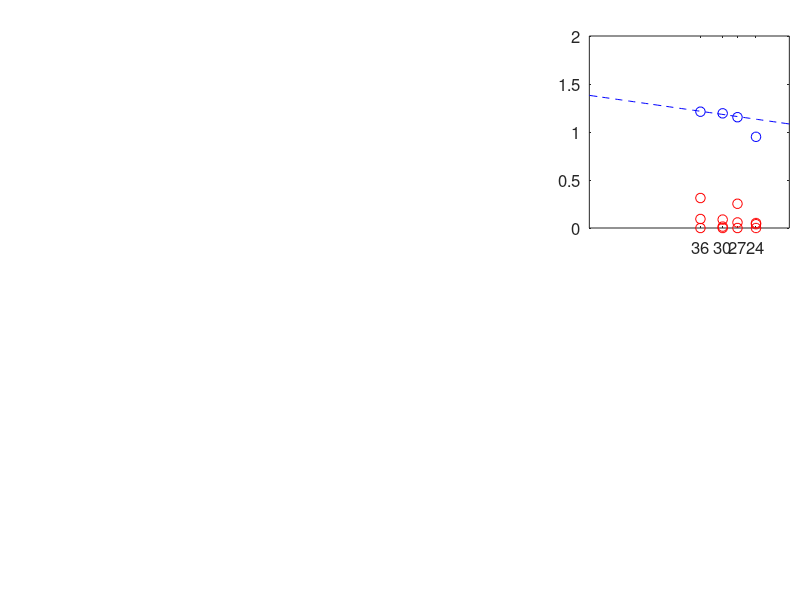

The MATLAB script that drew this image: (Note: this script raises an error after producing the figure.)
clc;clear;close all;
restoredefaultpath;
pos_x0=0.07;
pos_y0=0.12;
length_x=0.25;
length_y=0.32;
%%%%%%%%%%%%%%%%%%%%%%%%%%%%%%%%%%%%%




%%%%%%%%%%%%%%%%%%%%%%%%%%%%%%%%%%%%%

pos=[pos_x0+2/3,pos_y0+0.5,length_x,length_y];
subplot('Position',pos);

Ees=[];
Nset=[];


%%addpath('D:\My Documents\Code\matlab\m\twist_bilayer\ED_TBG\Helical_trilayer\Chern_mosaic\split_band\ED_spectrum\scan_waa\theta_1.44_sublattice_4_6_8\N24A_HF_2valley')
load("data/Es_24A_8_waa0.6.mat");
Ns=24;
plot(1/Ns,E_all(1)-E_all(1),'ro','MarkerSize',7);hold on;
plot(1/Ns,E_all(2)-E_all(1),'ro','MarkerSize',7);hold on;
plot(1/Ns,E_all(3)-E_all(1),'ro','MarkerSize',7);hold on;
plot(1/Ns,E_all(4)-E_all(1),'bo','MarkerSize',7);hold on;

Ees=[Ees,E_all(4)-E_all(1)];
Nset=[Nset,Ns];

%%addpath('D:\My Documents\Code\matlab\m\twist_bilayer\ED_TBG\Helical_trilayer\Chern_mosaic\split_band\ED_spectrum\scan_waa\theta_1.44_sublattice_4_6_8\N27_HF_2valley')
load("data/Es_27_9_waa0.6.mat");
Ns=27;
plot(1/Ns,E_all(1)-E_all(1),'ro','MarkerSize',7);hold on;
plot(1/Ns,E_all(2)-E_all(1),'ro','MarkerSize',7);hold on;
plot(1/Ns,E_all(3)-E_all(1),'ro','MarkerSize',7);hold on;
plot(1/Ns,E_all(4)-E_all(1),'bo','MarkerSize',7);hold on;

Ees=[Ees,E_all(4)-E_all(1)];
Nset=[Nset,Ns];

%%addpath('D:\My Documents\Code\matlab\m\twist_bilayer\ED_TBG\Helical_trilayer\Chern_mosaic\split_band\ED_spectrum\scan_waa\theta_1.44_sublattice_4_6_8\N30A_HF_2valley')
load("data/Es_30A_10_waa0.6.mat");
Ns=30;
plot(1/Ns,E_all(1)-E_all(1),'ro','MarkerSize',7);hold on;
plot(1/Ns,E_all(2)-E_all(1),'ro','MarkerSize',7);hold on;
plot(1/Ns,E_all(3)-E_all(1),'ro','MarkerSize',7);hold on;
plot(1/Ns,E_all(4)-E_all(1),'bo','MarkerSize',7);hold on;

Ees=[Ees,E_all(4)-E_all(1)];
Nset=[Nset,Ns];


%%addpath('D:\My Documents\Code\matlab\m\twist_bilayer\ED_TBG\Helical_trilayer\Chern_mosaic\split_band\ED_spectrum\scan_waa\theta_1.44_sublattice_4_6_8\N36_HF_2valley')
load("data/Es_36_12_waa0.6.mat");
Ns=36;
plot(1/Ns,E_all(1)-E_all(1),'ro','MarkerSize',7);hold on;
plot(1/Ns,E_all(2)-E_all(1),'ro','MarkerSize',7);hold on;
plot(1/Ns,E_all(3)-E_all(1),'ro','MarkerSize',7);hold on;
plot(1/Ns,E_all(4)-E_all(1),'bo','MarkerSize',7);hold on;

Ees=[Ees,E_all(4)-E_all(1)];
Nset=[Nset,Ns];

range=2:4;
xs=1./Nset(range);
ys=Ees(range);
p = polyfit(xs,ys,1);
xx=0:0.001:1/15;
yy=polyval(p,xx);
plot(xx,yy,'b--');hold on;



axis([0,1/20,0,2]);
set(gca,'fontsize',12)
% xticks([0 1/36 1/30 1/27  1/24 ])
% xticklabels({'0','1/36','1/30', '1/27','1/24'})
xticks([1/36 1/30  1/27 1/24 ])
xticklabels({36','30','27','24'})
ax = gca; 
ax.XAxis.FontSize=9;
% xticks([0 1/36  1/24 ])
% xticklabels({'0','1/36','1/24'})
set(gca,'TickLength',[0.03, 0.01])
text(1/55,1.7,'Lowest excitations',  'Interpreter', 'latex', 'fontsize', 12,'color','b');
xlabel('$1/N_s$','Interpreter','latex','FontSize',12);
ylabel('$E_n-E_0$ (meV)','interpreter','latex','fontsize',12)
title("$\nu_{\rm{total}}=3+1/3$, FCI",'interpreter','latex','fontsize',13,'Color','r');

text(-0.01,2.2,'(c)','interpreter','latex','fontsize',14)

% text(0.024,0.4,'$N_g=\,\,\,\,3 \,\,\,\,\,\,\,\,\,\,\,\,\,\,\,\,\,\,\,\,\,\,\,\,\,\,\,\,\,\,\,\,\,\,\,\,\,\,3 \,\,\,\,\,\,\,\,\,\,\,\,\,\,\,\,\,\,\,\,\,\,\,\,\,\,\,\,\,\,\,\,\,\,\,\,\,\,\,\,\,\,\,\,\,\,\,\,\,\,\,\,\,\,\,\,\,3$','interpreter','latex','fontsize',12,'color','r')
% text(0.0215,0.3,'$3$ ground states','interpreter','latex','fontsize',12,'color','r')
text(0.014,0.5,'$N_g=3$','interpreter','latex','fontsize',12,'color','r')

text(0.014,-0.23,"$N_s=$",'interpreter','latex','fontsize',12,'color','k')

%%%%%%%%%%%%%%%%%%%%%%%%%%%%%%%%%%%%%

pos=[pos_x0+1/3,pos_y0+0.5,length_x,length_y];
subplot('Position',pos);

Ees=[];
Nset=[];

%%addpath('D:\My Documents\Code\matlab\m\twist_bilayer\ED_TBG\Helical_trilayer\Chern_mosaic\split_band\ED_spectrum\scan_waa\theta_1.44_sublattice_4_6_8\N16_HF_2valley')
load("data/Es_16_8_waa0.6.mat");
Ns=16;
%3,2,2,2
% plot(1/Ns,E_all(1)-E_all(1),'ro','MarkerSize',7);hold on;
% plot(1/Ns,E_all(9)-E_all(1),'ro','MarkerSize',7);hold on;
for cc=1:9
    plot(1/Ns,E_all(cc)-E_all(1),'ro','MarkerSize',7);hold on;
end
plot(1/Ns,E_all(10)-E_all(1),'bo','MarkerSize',7);hold on;

Ees=[Ees,E_all(10)-E_all(1)];
Nset=[Nset,Ns];

%%addpath('D:\My Documents\Code\matlab\m\twist_bilayer\ED_TBG\Helical_trilayer\Chern_mosaic\split_band\ED_spectrum\scan_waa\theta_1.44_sublattice_4_6_8\N20B_HF_2valley')
load("data/Es_20_10_waa0.6.mat");
Ns=20;
%3,2,2,2
% plot(1/Ns,E_all(1)-E_all(1),'ro','MarkerSize',7);hold on;
% plot(1/Ns,E_all(9)-E_all(1),'ro','MarkerSize',7);hold on;
for cc=1:11
    plot(1/Ns,E_all(cc)-E_all(1),'ro','MarkerSize',7);hold on;
end
plot(1/Ns,E_all(12)-E_all(1),'bo','MarkerSize',7);hold on;

Ees=[Ees,E_all(12)-E_all(1)];
Nset=[Nset,Ns];

%%addpath('D:\My Documents\Code\matlab\m\twist_bilayer\ED_TBG\Helical_trilayer\Chern_mosaic\split_band\ED_spectrum\scan_waa\theta_1.44_sublattice_4_6_8\N24A_HF_2valley')
load("data/Es_24A_12_waa0.6.mat");
Ns=24;
%3,3,3,4
% plot(1/Ns,E_all(1)-E_all(1),'ro','MarkerSize',7);hold on;
% plot(1/Ns,E_all(13)-E_all(1),'ro','MarkerSize',7);hold on;
for cc=1:13
    plot(1/Ns,E_all(cc)-E_all(1),'ro','MarkerSize',7);hold on;
end
plot(1/Ns,E_all(14)-E_all(1),'bo','MarkerSize',7);hold on;

Ees=[Ees,E_all(14)-E_all(1)];
Nset=[Nset,Ns];


%%addpath('D:\My Documents\Code\matlab\m\twist_bilayer\ED_TBG\Helical_trilayer\Chern_mosaic\split_band\ED_spectrum\scan_waa\theta_1.44_sublattice_4_6_8\N28_HF_2valley')
load("data/Es_28_14_waa0.6.mat");
Ns=28;
%3,4,4,4
% plot(1/Ns,E_all(1)-E_all(1),'ro','MarkerSize',7);hold on;
% plot(1/Ns,E_all(15)-E_all(1),'ro','MarkerSize',7);hold on;
for cc=1:15
    plot(1/Ns,E_all(cc)-E_all(1),'ro','MarkerSize',7);hold on;
end
plot(1/Ns,E_all(16)-E_all(1),'bo','MarkerSize',7);hold on;

Ees=[Ees,E_all(16)-E_all(1)];
Nset=[Nset,Ns];

%%addpath('D:\My Documents\Code\matlab\m\twist_bilayer\ED_TBG\Helical_trilayer\Chern_mosaic\split_band\ED_spectrum\scan_waa\theta_1.44_sublattice_4_6_8\N32_HF_2valley')
load("data/Es_32_16_waa0.6.mat");
Ns=32;
%5,4,4,4
% plot(1/Ns,E_all(1)-E_all(1),'ro','MarkerSize',7);hold on;
% plot(1/Ns,E_all(17)-E_all(1),'ro','MarkerSize',7);hold on;
for cc=1:17
    plot(1/Ns,E_all(cc)-E_all(1),'ro','MarkerSize',7);hold on;
end
plot(1/Ns,E_all(18)-E_all(1),'bo','MarkerSize',7);hold on;

Ees=[Ees,E_all(18)-E_all(1)];
Nset=[Nset,Ns];


range=2:5;
xs=1./Nset(range);
ys=Ees(range);
p = polyfit(xs,ys,1);
xx=0:0.001:1/15;
yy=polyval(p,xx);
plot(xx,yy,'b--');hold on;

%axis([0.0,1/16,0,8]);
axis([0,1/15,0,8.2]);
set(gca,'fontsize',12)
% xticks([0 1/36 1/30 1/27  1/24 ])
% xticklabels({'0','1/36','1/30', '1/27','1/24'})
yticks([0 4 8])
xticks([1/32  1/28  1/24 1/20 1/16])
xticklabels({32','28','24','20','16'})
ax = gca; 
ax.XAxis.FontSize=9;
% xticks([0 1/32   1/16])
% xticklabels({'0','1/32','1/16'})
%set(gca,'TickLength',[0.03, 0.01])

xlabel('$1/N_s$','Interpreter','latex','FontSize',12);
ylabel('$E_n-E_0$ (meV)','interpreter','latex','fontsize',12)
%title("Spectral gap",'interpreter','latex','fontsize',12)

text(-0.015,2.2*4,'(b)','interpreter','latex','fontsize',14)

title("$\nu_{\rm{total}}=3+1/2$, QHF",'interpreter','latex','fontsize',13,'Color','r');

text(0.015,2.5,"$N_g=17\,15 \,13\,\,\,\,11 \,\,\,\,\,\,\,\,\,\,9$",'interpreter','latex','fontsize',12,'color','r')

text(0.013,-0.9,"$N_s=$",'interpreter','latex','fontsize',12,'color','k')
%%%%%%%%%%%%%%%%%%%%%%%%%%%%%%%%%%%%%
pos=[pos_x0,pos_y0+0.5,length_x,length_y];
subplot('Position',pos);

Ees=[];
Nset=[];

%%addpath('D:\My Documents\Code\matlab\m\twist_bilayer\ED_TBG\Helical_trilayer\Chern_mosaic\split_band\ED_spectrum\scan_waa\theta_1.44_sublattice_4_6_8\N24E_HF_2valley')
load("data/Es_24E_16_waa0.6.mat");
Ns=24;
%3,3,3,4
plot(1/Ns,E_all(1)-E_all(1),'ro','MarkerSize',7);hold on;
plot(1/Ns,E_all(2)-E_all(1),'ro','MarkerSize',7);hold on;
plot(1/Ns,E_all(3)-E_all(1),'ro','MarkerSize',7);hold on;
plot(1/Ns,E_all(4)-E_all(1),'bo','MarkerSize',7);hold on;

Ees=[Ees,E_all(4)-E_all(1)];
Nset=[Nset,Ns];

%%addpath('D:\My Documents\Code\matlab\m\twist_bilayer\ED_TBG\Helical_trilayer\Chern_mosaic\split_band\ED_spectrum\scan_waa\theta_1.44_sublattice_4_6_8\N27_HF_2valley')
load("data/Es_27_18_waa0.6.mat");

Ns=27;
plot(1/Ns,E_all(1)-E_all(1),'ro','MarkerSize',7);hold on;
plot(1/Ns,E_all(2)-E_all(1),'ro','MarkerSize',7);hold on;
plot(1/Ns,E_all(3)-E_all(1),'ro','MarkerSize',7);hold on;
plot(1/Ns,E_all(4)-E_all(1),'bo','MarkerSize',7);hold on;

Ees=[Ees,E_all(4)-E_all(1)];
Nset=[Nset,Ns];

%%addpath('D:\My Documents\Code\matlab\m\twist_bilayer\ED_TBG\Helical_trilayer\Chern_mosaic\split_band\ED_spectrum\scan_waa\theta_1.44_sublattice_4_6_8\N36_HF_2valley')
load("data/Es_36_24_waa0.6.mat");

Ns=36;
f1=plot(1/Ns,E_all(1)-E_all(1),'ro','MarkerSize',7);hold on;
f1=plot(1/Ns,E_all(2)-E_all(1),'ro','MarkerSize',7);hold on;
f1=plot(1/Ns,E_all(3)-E_all(1),'ro','MarkerSize',7);hold on;
f2=plot(1/Ns,E_all(4)-E_all(1),'bo','MarkerSize',7);hold on;

Ees=[Ees,E_all(4)-E_all(1)];
Nset=[Nset,Ns];


range=1:3;
xs=1./Nset(range);
ys=Ees(range);
p = polyfit(xs,ys,1);
xx=0:0.001:1/15;
yy=polyval(p,xx);
plot(xx,yy,'b--');hold on;


    % h=legend([f1;f2],'Ground state','Excitation');
    % set(h,'Interpreter','latex','Location','northwest')
    % set(h,'fontsize',13)
    % set(h,'units','normalized');
    % %set(h,'NumColumns',2);
    % h.ItemTokenSize = [15,10];
    % %h.NumColumns=2;

axis([0,1/20,0,3]);
set(gca,'fontsize',12)
xticks([1/36  1/27  1/24 ])
xticklabels({'36','27','24'})
ax = gca; 
ax.XAxis.FontSize=9;
set(gca,'TickLength',[0.03, 0.01])

xlabel('$1/N_s$','Interpreter','latex','FontSize',12);
ylabel('$E_n-E_0$ (meV)','interpreter','latex','fontsize',12)
title("$\nu_{\rm{total}}=3+2/3$, QHC",'interpreter','latex','fontsize',13,'Color','r');


text(1/45,0.5,'$N_g=3$',  'Interpreter', 'latex', 'fontsize', 12,'color','r');
text(-0.01,2.2*1.5,'(a)','interpreter','latex','fontsize',14)

text(0.011,-0.33,"$N_s=$",'interpreter','latex','fontsize',12,'color','k')

%text(0.023,-0.75,"$1/N_s=$",'interpreter','latex','fontsize',12,'color','k')
%%%%%%%%%%%%%%%%%%%%%%%%%%%%%%%%%%%%%

pos=[pos_x0+2/3,pos_y0,length_x,length_y*0.95];
subplot('Position',pos);
restoredefaultpath;

Sqmaxs=[];
Nset=[];

%%addpath('D:\My Documents\Code\matlab\m\twist_bilayer\ED_TBG\Helical_trilayer\Chern_mosaic\split_band\ED_spectrum\scan_waa\theta_1.44_sublattice_4_6_8\N24A_HF_2valley\pair_correl')
load("data/Sq_24_8_waa0.6.mat");
Ns=24;
Sq_values=sort(Sq_values);
plot(1/Ns,Sq_values(end)/Ns,'ro','MarkerSize',7);hold on;

Sqmaxs=[Sqmaxs,Sq_values(end)/Ns];
Nset=[Nset,Ns];

%%addpath('D:\My Documents\Code\matlab\m\twist_bilayer\ED_TBG\Helical_trilayer\Chern_mosaic\split_band\ED_spectrum\scan_waa\theta_1.44_sublattice_4_6_8\N27_HF_2valley\pair_correl')
load("data/Sq_27_9_waa0.6.mat");
Ns=27;
Sq_values=sort(Sq_values);
plot(1/Ns,Sq_values(end)/Ns,'ro','MarkerSize',7);hold on;

Sqmaxs=[Sqmaxs,Sq_values(end)/Ns];
Nset=[Nset,Ns];

%%addpath('D:\My Documents\Code\matlab\m\twist_bilayer\ED_TBG\Helical_trilayer\Chern_mosaic\split_band\ED_spectrum\scan_waa\theta_1.44_sublattice_4_6_8\N30A_HF_2valley\pair_correl')
load("data/Sq_30_10_waa0.6");
Ns=30;
Sq_values=sort(Sq_values);
plot(1/Ns,Sq_values(end)/Ns,'ro','MarkerSize',7);hold on;

Sqmaxs=[Sqmaxs,Sq_values(end)/Ns];
Nset=[Nset,Ns];

%%addpath('D:\My Documents\Code\matlab\m\twist_bilayer\ED_TBG\Helical_trilayer\Chern_mosaic\split_band\ED_spectrum\scan_waa\theta_1.44_sublattice_4_6_8\N36_HF_2valley\paircorrel')
load("data/Sq_36_12_waa0.6");
Ns=36;
Sq_values=sort(Sq_values);
plot(1/Ns,Sq_values(end)/Ns,'ro','MarkerSize',7);hold on;

Sqmaxs=[Sqmaxs,Sq_values(end)/Ns];
Nset=[Nset,Ns];


range=1:4;
xs=1./Nset(range);
ys=Sqmaxs(range);
p = polyfit(xs,ys,1);
xx=0:0.001:1/15;
yy=polyval(p,xx);
plot(xx,yy,'r--');hold on;

axis([0,1/20,0,3e-3]);
set(gca,'fontsize',12)
% xticks([0 1/36 1/30 1/27  1/24 ])
% xticklabels({'0','1/36','1/30', '1/27','1/24'})
xticks([1/36 1/30  1/27 1/24 ])
xticklabels({36','30','27','24'})
ax = gca; 
ax.XAxis.FontSize=9;
% xticks([0 1/36  1/24 ])
% xticklabels({'0','1/36','1/24'})
set(gca,'TickLength',[0.03, 0.01])

xlabel('$1/N_s$','Interpreter','latex','FontSize',12);
ylabel('$\max\{S(\mathbf{q})\}/N_s$','interpreter','latex','fontsize',12)
%title("Spectra",'interpreter','latex','fontsize',12)

text(-0.01,(3e-3)*1.1,'(f)','interpreter','latex','fontsize',14)

% text(0.024,0.4,'$N_g=\,\,\,\,3 \,\,\,\,\,\,\,\,\,\,\,\,\,\,\,\,\,\,\,\,\,\,\,\,\,\,\,\,\,\,\,\,\,\,\,\,\,\,3 \,\,\,\,\,\,\,\,\,\,\,\,\,\,\,\,\,\,\,\,\,\,\,\,\,\,\,\,\,\,\,\,\,\,\,\,\,\,\,\,\,\,\,\,\,\,\,\,\,\,\,\,\,\,\,\,\,3$','interpreter','latex','fontsize',12,'color','r')
% text(0.0215,0.3,'$3$ ground states','interpreter','latex','fontsize',12,'color','r')
text(0.02,0.5,'$N_g=3$','interpreter','latex','fontsize',12,'color','r')

text(0.021,-0.23,"$N_s=$",'interpreter','latex','fontsize',12,'color','k')




%%%%%%%%%%%%%%%%%%%%%%%%%%%%%%%%%%%%%

pos=[pos_x0+1/3,pos_y0,length_x,length_y*0.95];
subplot('Position',pos);
restoredefaultpath;

Sqmaxs=[];
Nset=[];

%%addpath('D:\My Documents\Code\matlab\m\twist_bilayer\ED_TBG\Helical_trilayer\Chern_mosaic\split_band\ED_spectrum\scan_waa\theta_1.44_sublattice_4_6_8\N16_HF_2valley\pair_correl')
load("data/Sq_16_8_waa0.6.mat");
Ns=16;
Sq_values=sort(Sq_values);
plot(1/Ns,Sq_values(end)/Ns,'ro','MarkerSize',7);hold on;

Sqmaxs=[Sqmaxs,Sq_values(end)/Ns];
Nset=[Nset,Ns];

%%addpath('D:\My Documents\Code\matlab\m\twist_bilayer\ED_TBG\Helical_trilayer\Chern_mosaic\split_band\ED_spectrum\scan_waa\theta_1.44_sublattice_4_6_8\N20B_HF_2valley\paircorrel')
load("data/Sq_20_10_waa0.6.mat");
Ns=20;
Sq_values=sort(Sq_values);
plot(1/Ns,Sq_values(end)/Ns,'ro','MarkerSize',7);hold on;

Sqmaxs=[Sqmaxs,Sq_values(end)/Ns];
Nset=[Nset,Ns];

%%addpath('D:\My Documents\Code\matlab\m\twist_bilayer\ED_TBG\Helical_trilayer\Chern_mosaic\split_band\ED_spectrum\scan_waa\theta_1.44_sublattice_4_6_8\N24A_HF_2valley\pair_correl')
load("data/Sq_24_12_waa0.6");
Ns=24;
Sq_values=sort(Sq_values);
plot(1/Ns,Sq_values(end)/Ns,'ro','MarkerSize',7);hold on;

Sqmaxs=[Sqmaxs,Sq_values(end)/Ns];
Nset=[Nset,Ns];

%%addpath('D:\My Documents\Code\matlab\m\twist_bilayer\ED_TBG\Helical_trilayer\Chern_mosaic\split_band\ED_spectrum\scan_waa\theta_1.44_sublattice_4_6_8\N28_HF_2valley\paircorrel')
load("data/Sq_28_14_waa0.6");
Ns=28;
Sq_values=sort(Sq_values);
plot(1/Ns,Sq_values(end)/Ns,'ro','MarkerSize',7);hold on;

Sqmaxs=[Sqmaxs,Sq_values(end)/Ns];
Nset=[Nset,Ns];

%%addpath('D:\My Documents\Code\matlab\m\twist_bilayer\ED_TBG\Helical_trilayer\Chern_mosaic\split_band\ED_spectrum\scan_waa\theta_1.44_sublattice_4_6_8\N32_HF_2valley\pair_correl')
load("data/Sq_32_16_waa0.6.mat");
Ns=32;
Sq_values=sort(Sq_values);
plot(1/Ns,Sq_values(end)/Ns,'ro','MarkerSize',7);hold on;

Sqmaxs=[Sqmaxs,Sq_values(end)/Ns];
Nset=[Nset,Ns];


range=2:5;
xs=1./Nset(range);
ys=Sqmaxs(range);
p = polyfit(xs,ys,1);
xx=0:0.001:1/15;
yy=polyval(p,xx);
plot(xx,yy,'r--');hold on;

axis([0,1/15,0,3e-3]);
set(gca,'fontsize',12)
% xticks([0 1/36 1/30 1/27  1/24 ])
% xticklabels({'0','1/36','1/30', '1/27','1/24'})
xticks([1/32 1/28 1/24  1/20 1/16 ])
xticklabels({32','28', '24','20','16'})
ax = gca; 
ax.XAxis.FontSize=9;
% xticks([0 1/36  1/24 ])
% xticklabels({'0','1/36','1/24'})
set(gca,'TickLength',[0.03, 0.01])

xlabel('$1/N_s$','Interpreter','latex','FontSize',12);
ylabel('$\max\{S(\mathbf{q})\}/N_s$','interpreter','latex','fontsize',12)
%title("Spectra",'interpreter','latex','fontsize',12)

text(-0.015,(3e-3)*1.1,'(e)','interpreter','latex','fontsize',14)

% text(0.024,0.4,'$N_g=\,\,\,\,3 \,\,\,\,\,\,\,\,\,\,\,\,\,\,\,\,\,\,\,\,\,\,\,\,\,\,\,\,\,\,\,\,\,\,\,\,\,\,3 \,\,\,\,\,\,\,\,\,\,\,\,\,\,\,\,\,\,\,\,\,\,\,\,\,\,\,\,\,\,\,\,\,\,\,\,\,\,\,\,\,\,\,\,\,\,\,\,\,\,\,\,\,\,\,\,\,3$','interpreter','latex','fontsize',12,'color','r')
% text(0.0215,0.3,'$3$ ground states','interpreter','latex','fontsize',12,'color','r')
text(0.02,0.5,'$N_g=3$','interpreter','latex','fontsize',12,'color','r')

text(0.021,-0.23,"$N_s=$",'interpreter','latex','fontsize',12,'color','k')



%%%%%%%%%%%%%%%%%%%%%%%%%%%%%%%%%%%%%

pos=[pos_x0,pos_y0,length_x,length_y*0.95];
subplot('Position',pos);
restoredefaultpath;


Sqmaxs=[];
Nset=[];


%%addpath('D:\My Documents\Code\matlab\m\twist_bilayer\ED_TBG\Helical_trilayer\Chern_mosaic\split_band\ED_spectrum\scan_waa\theta_1.44_sublattice_4_6_8\N24E_HF_2valley\pair_correl')
load("data/Sq_24_16_waa0.6");
Ns=24;
Sq_values=sort(Sq_values);
plot(1/Ns,Sq_values(end)/Ns,'ro','MarkerSize',7);hold on;

Sqmaxs=[Sqmaxs,Sq_values(end)/Ns];
Nset=[Nset,Ns];

%%addpath('D:\My Documents\Code\matlab\m\twist_bilayer\ED_TBG\Helical_trilayer\Chern_mosaic\split_band\ED_spectrum\scan_waa\theta_1.44_sublattice_4_6_8\N27_HF_2valley\pair_correl')
load("data/Sq_27_18_waa0.6");
Ns=27;
Sq_values=sort(Sq_values);
plot(1/Ns,Sq_values(end)/Ns,'ro','MarkerSize',7);hold on;

Sqmaxs=[Sqmaxs,Sq_values(end)/Ns];
Nset=[Nset,Ns];

%%addpath('D:\My Documents\Code\matlab\m\twist_bilayer\ED_TBG\Helical_trilayer\Chern_mosaic\split_band\ED_spectrum\scan_waa\theta_1.44_sublattice_4_6_8\N36_HF_2valley\paircorrel')
load("data/Sq_36_24_waa0.6.mat");
Ns=36;
Sq_values=sort(Sq_values);
plot(1/Ns,Sq_values(end)/Ns,'ro','MarkerSize',7);hold on;

Sqmaxs=[Sqmaxs,Sq_values(end)/Ns];
Nset=[Nset,Ns];


range=1:3;
xs=1./Nset(range);
ys=Sqmaxs(range);
p = polyfit(xs,ys,1);
xx=0:0.001:1/15;
yy=polyval(p,xx);
plot(xx,yy,'r--');hold on;

axis([0,1/20,0,3e-3]);
set(gca,'fontsize',12)
% xticks([0 1/36 1/30 1/27  1/24 ])
% xticklabels({'0','1/36','1/30', '1/27','1/24'})
xticks([1/36 1/27  1/24 ])
xticklabels({'36','27','24'})
ax = gca; 
ax.XAxis.FontSize=9;
% xticks([0 1/36  1/24 ])
% xticklabels({'0','1/36','1/24'})
set(gca,'TickLength',[0.03, 0.01])

xlabel('$1/N_s$','Interpreter','latex','FontSize',12);
ylabel('$\max\{S(\mathbf{q})\}/N_s$','interpreter','latex','fontsize',12)
%title("Spectra",'interpreter','latex','fontsize',12)

text(-0.01,(3e-3)*1.1,'(d)','interpreter','latex','fontsize',14)

% text(0.024,0.4,'$N_g=\,\,\,\,3 \,\,\,\,\,\,\,\,\,\,\,\,\,\,\,\,\,\,\,\,\,\,\,\,\,\,\,\,\,\,\,\,\,\,\,\,\,\,3 \,\,\,\,\,\,\,\,\,\,\,\,\,\,\,\,\,\,\,\,\,\,\,\,\,\,\,\,\,\,\,\,\,\,\,\,\,\,\,\,\,\,\,\,\,\,\,\,\,\,\,\,\,\,\,\,\,3$','interpreter','latex','fontsize',12,'color','r')
% text(0.0215,0.3,'$3$ ground states','interpreter','latex','fontsize',12,'color','r')
text(0.02,0.5,'$N_g=3$','interpreter','latex','fontsize',12,'color','r')

text(0.021,-0.23,"$N_s=$",'interpreter','latex','fontsize',12,'color','k')


%%%%%%%%%%%%%%%%
set(gcf,'Position',[100 100 850 380])




exportgraphics(gcf,'scaling_all.eps','ContentType','vector')



function Color=determine_color2(value_range,value,cb)
assert(value_range(1)<=value);
assert(value<=value_range(2));
Values=linspace(value_range(1),value_range(2),size(cb,1));

for cc=1:size(cb,1)-1
    if (value>Values(cc))&&(value<Values(cc+1))
        Color=(cb(cc,:)+cb(cc+1,:))/2;
        break;
    elseif (value==Values(1))|(value==Values(end))
        Color=cb(cc,:);

    end
end
    

end


function Color=determine_color(value_range,value)
assert(value_range(1)<=value);
assert(value<=value_range(2));
    color1=[0,0,1];
    color2=[1,1,1];
    color3=[1,0,0];
    
    value1=value_range(1);
    value2=mean(value_range);
    value3=value_range(2);
    if value<value2
        da=value-value1;
        db=value2-value;
        Color=(da*color2+db*color1)/(da+db);
    elseif value==value2
        Color=color2;
    elseif value>value2
        da=value-value2;
        db=value3-value;
        Color=(da*color3+db*color2)/(da+db);
    end

end